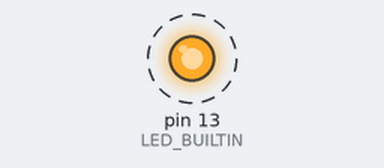
Bench run of a sketch on a simulated Arduino Uno, built with avr-gcc and run on an emulated ATmega328P. Parts: output pins drawn as LEDs (lit = HIGH). Dashed ring = blinking.

Above: at 0.5 s.
Timing chart, 0 to 4.6 s (numbered marks = the images above):
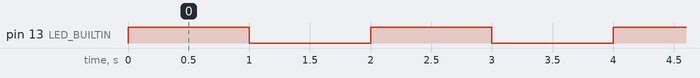

Measured:
- by itself, pin 13 (LED_BUILTIN): alternates HIGH for 1.0 s and LOW for 1.0 s

The sketch:

led_interno_intensidade_luz.ino
```cpp
/*
  Pisca o LED interno da placa a cada 1s
*/

// Intervalo de atualização
int intervalo = 1000;

void setup() {
  pinMode(LED_BUILTIN, OUTPUT);
}

void loop() {
  digitalWrite(LED_BUILTIN, HIGH);
  delay(intervalo);
  digitalWrite(LED_BUILTIN, LOW);
  delay(intervalo);
}
```
